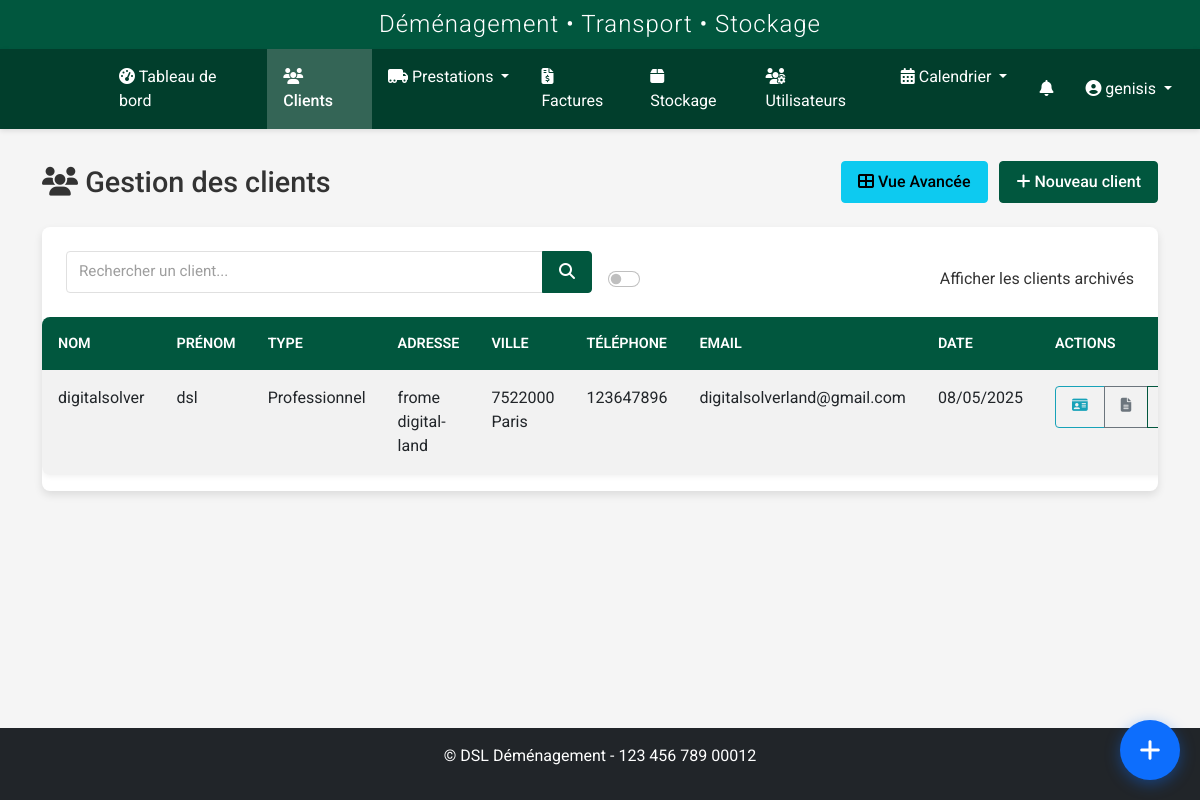
Screenshot of /clients/clients (signed in) with the database file from the repository.
### models.py (models this page shows, shortened)
class User(UserMixin, db.Model):
    id = db.Column(db.Integer, primary_key=True)
    nom = db.Column(db.String(64), nullable=False)
    prenom = db.Column(db.String(64), nullable=False)
    username = db.Column(db.String(64), unique=True, nullable=False)
    email = db.Column(db.String(120), unique=True, nullable=True)
    password_hash = db.Column(db.String(256), nullable=False)
    role = db.Column(db.String(20), nullable=False, default='transporteur')
    statut = db.Column(db.String(20), nullable=False, default='actif')
    vehicule = db.Column(db.String(100), nullable=True)
    type_vehicule_id = db.Column(db.Integer, db.ForeignKey('type_vehicule.id'), nullable=True)
    permis_conduire = db.Column(db.String(50), nullable=True)
    notes = db.Column(db.Text, nullable=True)
    derniere_connexion = db.Column(db.DateTime, nullable=True)
    date_creation = db.Column(db.DateTime, nullable=False, default=datetime.utcnow)
    prestations = db.relationship('Prestation', secondary=prestation_transporteurs, back_populates='transporteurs')
    type_vehicule = db.relationship('TypeVehicule', backref='transporteurs')
    def is_admin(self):
        return self.role in ['admin', 'superadmin']
    def is_transporteur(self):
        return self.role == 'transporteur' or self.is_admin()

class Client(db.Model):
    id = db.Column(db.Integer, primary_key=True)
    nom = db.Column(db.String(64), nullable=False)
    prenom = db.Column(db.String(64), nullable=False)
    adresse = db.Column(db.Text, nullable=True)
    code_postal = db.Column(db.String(10), nullable=True)
    ville = db.Column(db.String(64), nullable=True)
    pays = db.Column(db.String(64), default='France')
    telephone = db.Column(db.String(20), nullable=True)
    email = db.Column(db.String(120), nullable=True)
    type_client = db.Column(db.String(50), nullable=True)
    tags = db.Column(db.Text, nullable=True)
    observations = db.Column(db.Text, nullable=True)
    statut = db.Column(db.String(20), default='actif')
    archive = db.Column(db.Boolean, default=False)
    date_creation = db.Column(db.DateTime, nullable=False, default=datetime.utcnow)
    commercial_id = db.Column(db.Integer, db.ForeignKey('user.id'), nullable=True)
    commercial = db.relationship('User', backref=db.backref('clients', lazy=True), foreign_keys=[commercial_id])
    prestations_principales = db.relationship('Prestation', backref=db.backref('client_principal', lazy=True), lazy=True, foreign_keys="Prestation.client_id")
    prestations_supplementaires = db.relationship('Prestation', secondary=prestation_clients, back_populates='clients_supplementaires')
    factures = db.relationship('Facture', backref='client', lazy=True)

### routes/client.py (the view, shortened to what this page needs)
@client_bp.route('/clients')
@login_required
@role_required('commercial', 'admin', 'superadmin')
def index():
    form = SearchClientForm()
    query = request.args.get('query', '')
    show_archived = request.args.get('archives', type=bool, default=False)
    clients_query = Client.query
    if not current_user.is_admin():  # Si ce n'est pas un admin/superadmin
        clients_query = clients_query.filter_by(commercial_id=current_user.id)
    if not show_archived:
        clients_query = clients_query.filter_by(archive=False)
    clients = clients_query.order_by(Client.date_creation.desc()).all()
    return render_template(
        'clients/index.html',
        title='Gestion des Clients',
        clients=clients,
        form=form,
        query=query,
        search_query=query,
        show_archived=show_archived
    )

### templates/clients/index.html (shortened to what this page needs)
{% extends 'base.html' %}
{% block content %}
<div class="client-page">
    <div class="page-title">
        <h1><i class="fas fa-users"></i> Gestion des clients</h1>
        <div>
            <a href="{{ url_for('client.liste') }}" class="btn btn-info me-2">
                <i class="fas fa-th-large"></i> Vue Avancée
            </a>
            <a href="{{ url_for('client.add') }}" class="btn btn-primary">
                <i class="fas fa-plus"></i> Nouveau client
            </a>
        </div>
    </div>
    <div class="card">
        <div class="card-body">
            <form method="GET" action="{{ url_for('client.index') }}" class="row g-3 align-items-end">
                <div class="col-md-6">
                    <div class="input-group">
                        <input type="text" name="query" id="client-search" class="form-control" placeholder="Rechercher un client..." value="{{ search_query }}">
                        <button type="submit" class="btn btn-primary">
                            <i class="fas fa-search"></i>
                        </button>
                    </div>
                </div>
                <div class="col-md-6 text-md-end">
                    <div class="form-check form-switch">
                        <input class="form-check-input" type="checkbox" id="archive-toggle" name="archives" {% if show_archived %}checked{% endif %} onchange="this.form.submit()">
                        <label class="form-check-label" for="archive-toggle">Afficher les clients archivés</label>
                    </div>
                </div>
            </form>
        </div>
        <div class="table-responsive">
            <table class="table table-hover table-striped">
                <thead>
                    <tr>
                        <th>Nom</th>
                        <th>Prénom</th>
                        <th>Type</th>
                        <th>Adresse</th>
                        <th>Ville</th>
                        <th>Téléphone</th>
                        <th>Email</th>
                        <th>Date</th>
                        <th>Actions</th>
                    </tr>
                </thead>
                <tbody>
                    {% if clients %}
                        {% for client in clients %}
                            <tr {% if client.archive %}class="table-secondary"{% endif %}>
                                <td>{{ client.nom }}</td>
                                <td>{{ client.prenom }}</td>
                                <td>{{ client.type_client }}</td>
                                <td>{{ client.adresse|truncate(20) }}</td>
                                <td>
                                  {% if client.code_postal or client.ville %}
                                    {{ client.code_postal }} {{ client.ville }}
                                  {% endif %}
                                </td>
                                <td>{{ client.telephone }}</td>
                                <td>{{ client.email }}</td>
                                <td>{{ client.date_creation.strftime('%d/%m/%Y') }}</td>
                                <td>
                                    <div class="btn-group btn-group-sm">
                                        <a href="{{ url_for('client.details', id=client.id) }}" class="btn btn-outline-info" title="Fiche client">
                                            <i class="fas fa-id-card"></i>
                                        </a>
                                        <a href="{{ url_for('documents.client_documents', client_id=client.id) }}" class="btn btn-outline-secondary" title="Documents">
                                            <i class="fas fa-file-alt"></i>
                                        </a>
                                        <a href="{{ url_for('client.edit', id=client.id) }}" class="btn btn-outline-primary" title="Modifier">
                                        </a>
                                    </div>
                                </td>
                            </tr>
                        {% endfor %}
                    {% endif %}
                </tbody>
            </table>
        </div>
    </div>
</div>
{% endblock %}

### templates/base.html (shortened to what this page needs)
<!DOCTYPE html>
<html lang="fr">
<head>
    <link href="https://cdn.jsdelivr.net/npm/bootstrap@5.2.3/dist/css/bootstrap.min.css" rel="stylesheet">
    <link rel="stylesheet" href="https://cdnjs.cloudflare.com/ajax/libs/font-awesome/6.2.1/css/all.min.css">
    <link rel="stylesheet" href="https://cdnjs.cloudflare.com/ajax/libs/toastr.js/latest/toastr.min.css">
    <link href="https://cdn.jsdelivr.net/npm/fullcalendar@5.11.3/main.min.css" rel="stylesheet">
    <link href="https://cdn.jsdelivr.net/npm/summernote@0.8.18/dist/summernote-lite.min.css" rel="stylesheet">
    <link rel="stylesheet" href="{{ url_for('static', filename='css/style.css') }}">
    <link rel="stylesheet" href="{{ url_for('static', filename='css/notification-flash.css') }}">
    <link rel="stylesheet" href="{{ url_for('static', filename='css/notifications.css') }}">
    <link rel="stylesheet" href="{{ url_for('static', filename='css/prestations.css') }}">
    <link rel="stylesheet" href="{{ url_for('static', filename='css/custom-calendar.css') }}">
    <link rel="stylesheet" href="{{ url_for('static', filename='css/navbar-logos.css') }}">
    <link rel="stylesheet" href="{{ url_for('static', filename='css/whatsapp-buttons.css') }}">
    <link rel="stylesheet" href="{{ url_for('static', filename='css/quick-access-bubble.css') }}">
</head>
<body {% if current_user.is_authenticated %}data-user-role="{{ current_user.role }}" data-user-id="{{ current_user.id }}"{% endif %}>
    {% if current_user.is_authenticated %}
        <header>
            <div class="app-header">
                <h2>Déménagement • Transport • Stockage</h2>
            </div>
            <nav class="navbar navbar-dark navbar-expand-lg">
                <div class="container-fluid">
                    <a class="navbar-brand" href="{{ url_for('dashboard.index') }}">
                        <div class="logo-slideshow">
                        </div>
                    </a>
                    <div class="collapse navbar-collapse" id="navbarMain">
                        <ul class="navbar-nav me-auto mb-2 mb-lg-0">
                            <li class="nav-item">
                                <a class="nav-link {% if request.endpoint == 'dashboard.index' %}active{% endif %}" href="{{ url_for('dashboard.index') }}">
                                    <i class="fas fa-tachometer-alt"></i> Tableau de bord
                                </a>
                            </li>
                            <li class="nav-item">
                                <a class="nav-link {% if request.endpoint.startswith('client.') %}active{% endif %}" href="{{ url_for('client.index') }}">
                                    <i class="fas fa-users"></i> Clients
                                </a>
                            </li>
                            <li class="nav-item dropdown">
                                <a class="nav-link dropdown-toggle {% if request.endpoint.startswith('prestation.') %}active{% endif %}" href="#" id="prestationsDropdown" role="button" data-bs-toggle="dropdown" aria-expanded="false">
                                    <i class="fas fa-truck-moving"></i> Prestations
                                </a>
                            </li>
                            <li class="nav-item">
                                <a class="nav-link {% if request.endpoint.startswith('facture.') %}active{% endif %}" href="{{ url_for('facture.index') }}">
                                    <i class="fas fa-file-invoice-dollar"></i> Factures
                                </a>
                            </li>
                            <li class="nav-item">
                                <a class="nav-link {% if request.endpoint.startswith('stockage.') %}active{% endif %}" href="{{ url_for('stockage.index') }}">
                                    <i class="fas fa-box"></i> Stockage
                                </a>
                            </li>
                            {% if current_user.is_admin %}
                            <li class="nav-item">
                                <a class="nav-link {% if request.endpoint.startswith('user.') %}active{% endif %}" href="{{ url_for('user.index') }}">
                                    <i class="fas fa-users-cog"></i> Utilisateurs
                                </a>
                            </li>
                            {% endif %}
                            <li class="nav-item dropdown">
                                <a class="nav-link dropdown-toggle {% if request.endpoint.startswith('calendrier.') %}active{% endif %}" href="#" id="calendrierDropdown" role="button" data-bs-toggle="dropdown" aria-expanded="false">
                                    <i class="fas fa-calendar-alt"></i> Calendrier
                                </a>
                            </li>
                        </ul>
                        <ul class="navbar-nav">
                            {% if current_user.is_authenticated and (current_user.is_transporteur() or current_user.is_admin() or current_user.role in ['commercial', 'superadmin']) %}
                            <li class="nav-item">
                                <a href="{{ url_for('transporteur_prestations.notifications') }}" class="nav-link position-relative">
                                    <i class="fas fa-bell"></i>
                                </a>
                            </li>
                            {% endif %}
                            <li class="nav-item dropdown">
                                <a class="nav-link dropdown-toggle" href="#" id="userDropdown" role="button" data-bs-toggle="dropdown">
                                    <i class="fas fa-user-circle"></i> {{ current_user.username }}
                                </a>
                            </li>
                        </ul>
                    </div>
                </div>
            </nav>
        </header>
        <main class="main-content">
            <div class="container">
                {% block content %}{% endblock %}
            </div>
        </main>
        <footer class="mt-5 py-3 bg-dark text-white">
            <div class="container text-center">
                <p>&copy; {{ config.COMPANY_FULL_NAME }} - {{ config.COMPANY_SIRET }}</p>
            </div>
        </footer>
    {% else %}
        <main class="main-content">
            <div class="container">
                {% block auth_content %}{% endblock %}
            </div>
        </main>
    {% endif %}
</body>
</html>

### rows the page displays
User: username "genisis"
Client: nom "digitalsolver", prenom "dsl", type_client "Professionnel", adresse "frome digital-land", code_postal "7522000", ville "Paris", telephone "123647896", email "digitalsolverland@gmail.com", date_creation "08/05/2025"

### other values shown
{{ config.COMPANY_FULL_NAME }} "DSL Déménagement"
{{ config.COMPANY_SIRET }} "123 456 789 00012"
